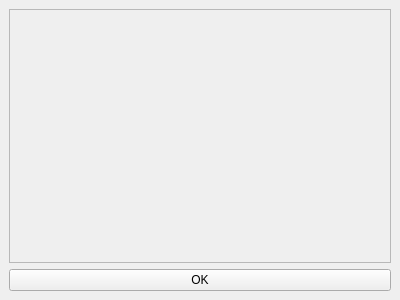
<ui version="4.0" >
 <class>About</class>
 <widget class="QWidget" name="About" >
  <property name="geometry" >
   <rect>
    <x>0</x>
    <y>0</y>
    <width>400</width>
    <height>300</height>
   </rect>
  </property>
  <property name="windowTitle" >
   <string>About</string>
  </property>
  <layout class="QVBoxLayout" >
   <property name="margin" >
    <number>9</number>
   </property>
   <property name="spacing" >
    <number>6</number>
   </property>
   <item>
    <widget class="QFrame" name="frame" >
     <property name="frameShape" >
      <enum>QFrame::StyledPanel</enum>
     </property>
     <property name="frameShadow" >
      <enum>QFrame::Raised</enum>
     </property>
    </widget>
   </item>
   <item>
    <widget class="QPushButton" name="ok_button" >
     <property name="text" >
      <string>OK</string>
     </property>
    </widget>
   </item>
  </layout>
 </widget>
 <resources/>
 <connections/>
</ui>
